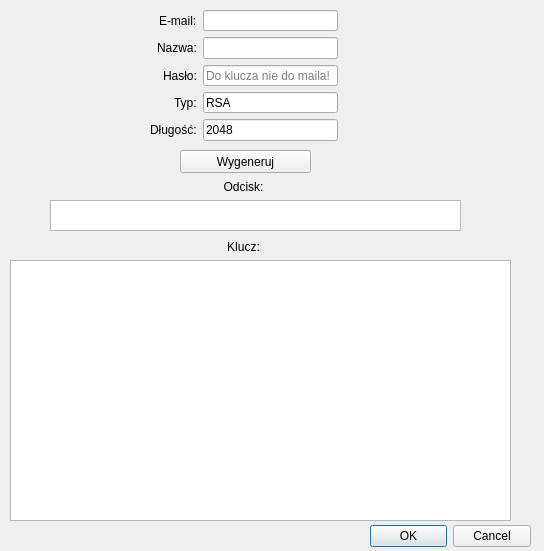
<?xml version="1.0" encoding="UTF-8"?>
<ui version="4.0">
 <class>Dialog</class>
 <widget class="QDialog" name="Dialog">
  <property name="geometry">
   <rect>
    <x>0</x>
    <y>0</y>
    <width>544</width>
    <height>551</height>
   </rect>
  </property>
  <property name="windowTitle">
   <string>Dialog</string>
  </property>
  <widget class="QDialogButtonBox" name="dialogButtonBox">
   <property name="geometry">
    <rect>
     <x>370</x>
     <y>520</y>
     <width>161</width>
     <height>32</height>
    </rect>
   </property>
   <property name="orientation">
    <enum>Qt::Horizontal</enum>
   </property>
   <property name="standardButtons">
    <set>QDialogButtonBox::Cancel|QDialogButtonBox::Ok</set>
   </property>
  </widget>
  <widget class="QPushButton" name="keyGenButton">
   <property name="geometry">
    <rect>
     <x>180</x>
     <y>150</y>
     <width>131</width>
     <height>23</height>
    </rect>
   </property>
   <property name="text">
    <string>Wygeneruj</string>
   </property>
  </widget>
  <widget class="QLabel" name="label_6">
   <property name="geometry">
    <rect>
     <x>220</x>
     <y>180</y>
     <width>47</width>
     <height>13</height>
    </rect>
   </property>
   <property name="text">
    <string>Odcisk:</string>
   </property>
   <property name="alignment">
    <set>Qt::AlignCenter</set>
   </property>
  </widget>
  <widget class="QTextBrowser" name="fingerprintText">
   <property name="geometry">
    <rect>
     <x>50</x>
     <y>200</y>
     <width>411</width>
     <height>31</height>
    </rect>
   </property>
  </widget>
  <widget class="QLabel" name="label_7">
   <property name="enabled">
    <bool>true</bool>
   </property>
   <property name="geometry">
    <rect>
     <x>220</x>
     <y>240</y>
     <width>47</width>
     <height>13</height>
    </rect>
   </property>
   <property name="text">
    <string>Klucz:</string>
   </property>
   <property name="alignment">
    <set>Qt::AlignCenter</set>
   </property>
  </widget>
  <widget class="QTextBrowser" name="textKey">
   <property name="geometry">
    <rect>
     <x>10</x>
     <y>260</y>
     <width>501</width>
     <height>261</height>
    </rect>
   </property>
  </widget>
  <widget class="QWidget" name="layoutWidget">
   <property name="geometry">
    <rect>
     <x>150</x>
     <y>10</y>
     <width>188</width>
     <height>131</height>
    </rect>
   </property>
   <layout class="QFormLayout" name="formLayout">
    <property name="labelAlignment">
     <set>Qt::AlignRight|Qt::AlignTrailing|Qt::AlignVCenter</set>
    </property>
    <item row="1" column="0">
     <widget class="QLabel" name="label_2">
      <property name="text">
       <string>Nazwa:</string>
      </property>
     </widget>
    </item>
    <item row="1" column="1">
     <widget class="QLineEdit" name="nameEdit"/>
    </item>
    <item row="2" column="0">
     <widget class="QLabel" name="label_3">
      <property name="text">
       <string>Hasło:</string>
      </property>
     </widget>
    </item>
    <item row="2" column="1">
     <widget class="QLineEdit" name="passwordEdit">
      <property name="echoMode">
       <enum>QLineEdit::Password</enum>
      </property>
      <property name="placeholderText">
       <string>Do klucza nie do maila!</string>
      </property>
     </widget>
    </item>
    <item row="3" column="0">
     <widget class="QLabel" name="label_4">
      <property name="text">
       <string>Typ:</string>
      </property>
     </widget>
    </item>
    <item row="3" column="1">
     <widget class="QLineEdit" name="typeEdit">
      <property name="text">
       <string>RSA</string>
      </property>
     </widget>
    </item>
    <item row="4" column="0">
     <widget class="QLabel" name="label_5">
      <property name="text">
       <string>Długość:</string>
      </property>
     </widget>
    </item>
    <item row="4" column="1">
     <widget class="QLineEdit" name="sizeEdit">
      <property name="text">
       <string>2048</string>
      </property>
     </widget>
    </item>
    <item row="0" column="0">
     <widget class="QLabel" name="label">
      <property name="text">
       <string>E-mail:</string>
      </property>
     </widget>
    </item>
    <item row="0" column="1">
     <widget class="QLineEdit" name="mailEdit">
      <property name="enabled">
       <bool>true</bool>
      </property>
     </widget>
    </item>
   </layout>
  </widget>
 </widget>
 <resources/>
 <connections>
  <connection>
   <sender>dialogButtonBox</sender>
   <signal>accepted()</signal>
   <receiver>Dialog</receiver>
   <slot>accept()</slot>
   <hints>
    <hint type="sourcelabel">
     <x>248</x>
     <y>254</y>
    </hint>
    <hint type="destinationlabel">
     <x>157</x>
     <y>274</y>
    </hint>
   </hints>
  </connection>
  <connection>
   <sender>dialogButtonBox</sender>
   <signal>rejected()</signal>
   <receiver>Dialog</receiver>
   <slot>reject()</slot>
   <hints>
    <hint type="sourcelabel">
     <x>316</x>
     <y>260</y>
    </hint>
    <hint type="destinationlabel">
     <x>286</x>
     <y>274</y>
    </hint>
   </hints>
  </connection>
 </connections>
</ui>
